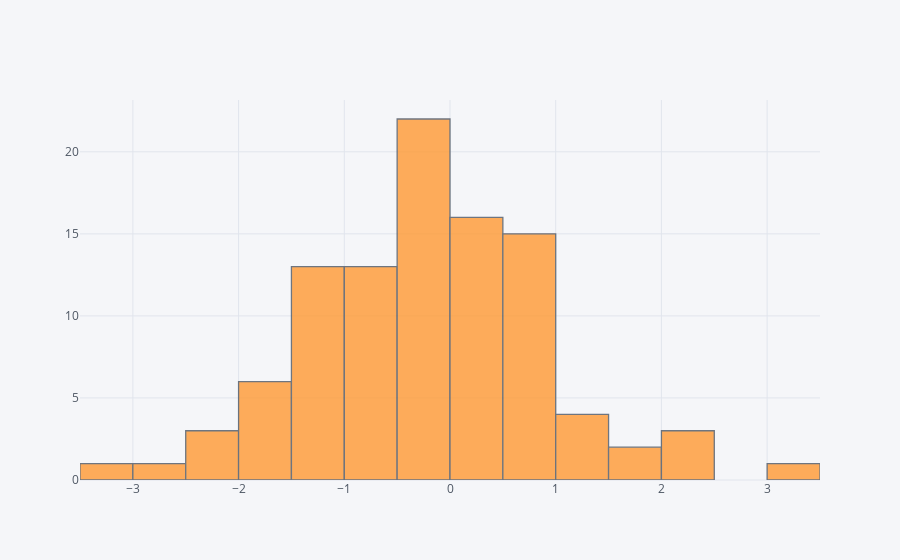

Notebook code cell kept with this figure:
### Markdown cell above
Histograms can be generated with ease. We usually create histograms based on one column of the dataset. But you can also call the whole dataset and the resulting histogram will be overlayed on top of each other together. You can turn each of these columns on or off by clicking on the legends interactively.

### Code cell
df1['A'].iplot(kind='hist',bins=30)

### Figure 1 — Plotly figure (JSON) as saved in the notebook; plotly's stock layout.template omitted (floating-point values rounded to 4 significant figures)
{"data": [{"histfunc": "count", "histnorm": "", "marker": {"color": "rgba(255, 153, 51, 1.0)", "line": {"color": "#4D5663", "width": 1.3}}, "name": "A", "nbinsx": 30, "opacity": 0.8, "orientation": "v", "type": "histogram", "x": [0.4658, -0.247, -1.362, -0.4739, 0.7831, -0.7614, 0.9458, -0.9854, 0.7589, 0.2319, -2.233, -1.149, -0.03123, 2.032, -0.8418, -1.114, -0.2408, -2.221, 1.252, -1.347, 0.5714, -0.7469, -0.8264, 1.629, 0.3094, 1.138, -0.4041, -1.503, -0.456, 0.1068, 2.07, -0.3912, 0.1557, 0.1481, -2.167, 0.06375, 0.7769, -1.131, -0.2738, 1.393, -0.8435, -1.896, 0.4422, 1.502, 0.6554, -0.7666, 2.275, -3.069, -0.6368, -1.234, -1.648, -1.807, 0.8104, -0.3165, -1.123, -0.6992, -1.671, -0.2956, -1.167, 0.1643, 1.057, 0.2483, -0.408, -1.159, -1.35, -0.4821, 3.273, -0.02644, -1.106, -0.289, -0.3536, -2.701, -0.3041, 0.771, -0.8766, -0.01439, 0.4175, 0.3023, 0.4924, 0.514, -0.133, 0.612, 0.5061, 0.167, -0.981, 0.9666, -1.614, -0.3589, -0.2264, 0.7496, 0.8248, 0.1111, -0.08904, -1.166, -0.1636, -0.5394, -1.231, 0.2711, -0.987, 0.6476]}], "layout": {"barmode": "overlay", "legend": {"bgcolor": "#F5F6F9", "font": {"color": "#4D5663"}}, "paper_bgcolor": "#F5F6F9", "plot_bgcolor": "#F5F6F9", "titlefont": {"color": "#4D5663"}, "xaxis1": {"gridcolor": "#E1E5ED", "showgrid": true, "tickfont": {"color": "#4D5663"}, "title": "", "titlefont": {"color": "#4D5663"}, "zerolinecolor": "#E1E5ED"}, "yaxis1": {"gridcolor": "#E1E5ED", "showgrid": true, "tickfont": {"color": "#4D5663"}, "title": "", "titlefont": {"color": "#4D5663"}, "zerolinecolor": "#E1E5ED"}}}
